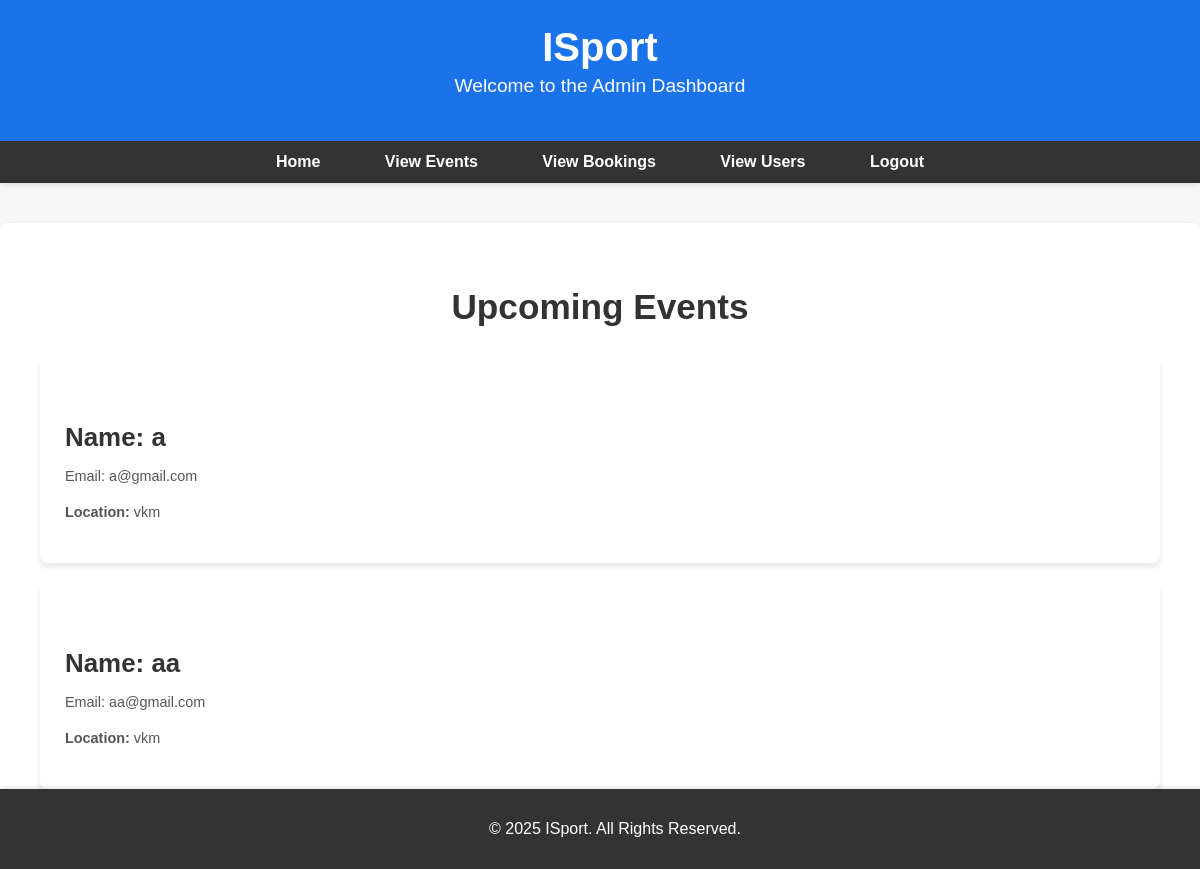
/viewusers/, run on the app's committed database.
### app/models.py (models this page shows, shortened)
class FanRegister(models.Model):
    email = models.EmailField(unique=True)
    name = models.TextField()
    phone = models.IntegerField()
    password = models.TextField()
    location= models.TextField()
    confirm_password=models.TextField()
    favoriteevent=models.TextField()
    favoriteteam=models.TextField()

### app/views.py (the view)
# urls.py: path('viewusers/', views.viewusers, name='viewusers'),
def viewusers(request):
    users=FanRegister.objects.all()
    return render(request,'admin/viewusers.html',{'users':users})

### templates/admin/viewusers.html (shortened to what this page needs)
<!DOCTYPE html>
<html lang="en">
<head>
</head>
<body>
    <header>
        <h1>ISport</h1>
        <p>Welcome to the Admin Dashboard</p>
    </header>
    <nav>
        <ul>
            <li><a href="../adminhome">Home</a></li>
            <li><a href="../adminview_events">View Events</a></li>
            <li><a href="../adminbookings">View Bookings</a></li>
            <li><a href="../viewusers">View Users</a></li>
            <li><a href="../logout">Logout</a></li>
        </ul>
    </nav>
    <div class="content-wrapper">
        <h1>Upcoming Events</h1>
        <div class="events-container">
            {% for event in users %}
            <div class="event-item">
                <div class="event-details">
                    <h3>Name: {{ event.name }}</h3>
                    <p>Email: {{ event.email }}</p>
                    <p><strong>Location:</strong> {{ event.location }}</p>
                </div>
            </div>
            {% empty %}
            <p>No events available at the moment.</p>
            {% endfor %}
        </div>
    </div>
    <footer>
        <p>&copy; 2025 ISport. All Rights Reserved.</p>
    </footer>
</body>
</html>

### templates/admin/viewusers.html (style rules this page uses)
body { font-family: 'Arial', sans-serif; background-color: #f7f7f7; margin: 0; padding: 0; color: #333; }
header { background-color: #1a73e8; color: white; text-align: center; padding: 25px 0; box-shadow: 0 4px 12px rgba(0, 0, 0, 0.1); }
header h1 { font-size: 2.5em; margin: 0; }
header p { font-size: 1.2em; margin-top: 5px; }
nav { background-color: #333; padding: 12px 0; text-align: center; box-shadow: 0 2px 5px rgba(0, 0, 0, 0.1); }
nav ul { list-style-type: none; margin: 0; padding: 0; }
nav ul li { display: inline; margin: 0 15px; }
nav ul li a { color: white; text-decoration: none; font-weight: bold; font-size: 16px; padding: 10px 15px; border-radius: 5px; transition: background-color 0.3s ease; }
.content-wrapper { max-width: 1200px; margin: 40px auto; padding: 40px; background-color: white; border-radius: 8px; box-shadow: 0 4px 12px rgba(0, 0, 0, 0.1); }
.content-wrapper h1 { text-align: center; color: #333; font-size: 2.2em; margin-bottom: 30px; }
.events-container { display: flex; flex-direction: column; gap: 20px; }
.event-item { display: flex; flex-direction: column; padding: 25px; background-color: #ffffff; border-radius: 8px; box-shadow: 0 4px 6px rgba(0, 0, 0, 0.1); transition: transform 0.3s ease, box-shadow 0.3s ease; }
.event-item h3 { font-size: 1.8em; color: #333; margin-bottom: 10px; font-weight: bold; }
.event-item p { font-size: 1em; color: #555; line-height: 1.5; }
.event-details { margin-top: 15px; font-size: 0.9em; color: #777; }
footer { background-color: #333; color: white; text-align: center; padding: 15px; position: fixed; bottom: 0; width: 100%; box-shadow: 0 -2px 5px rgba(0, 0, 0, 0.1); }

### data on the page
FanRegister: name "a", email "a@gmail.com", location "vkm"
FanRegister: name "aa", email "aa@gmail.com", location "vkm"
